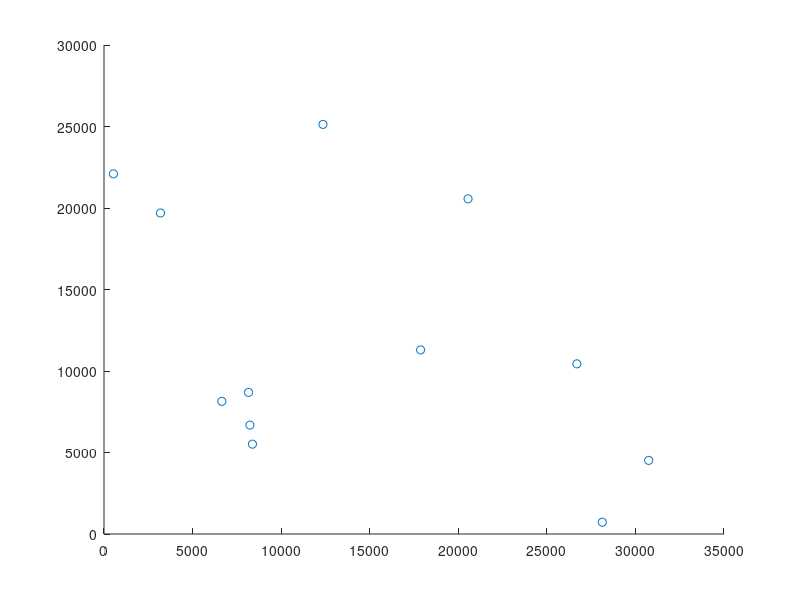

The MATLAB script that drew this image:
format long;
R =33000; %radius of outer circle, changeable 30:30:1500 meter
R0 = 0; %radius of inner circle
M = 12; %%%% number of malicious users
xCoordinates = [];
yCoordinates = [];
n = M;
while n > 0
x = unifrnd(0,R,1,1);
y = unifrnd(0,R,1,1);
norms = sqrt(((x).^2) + ((y).^2));
inBounds = find((R0 <= norms) & (norms <= R));
xCoordinates = [xCoordinates; x(inBounds)];
yCoordinates = [yCoordinates; y(inBounds)];
n = M - numel(xCoordinates);
end
a=size(n,2);
a=[xCoordinates yCoordinates];
scatter(a(:,1),a(:,2));

Spectrum_grid = zeros(330,330);
a_normalized = a./100;
a_norm_rounded = round(a_normalized);


for i=1:M
    Spectrum_grid(a_norm_rounded(i,1),a_norm_rounded(i,2))= Spectrum_grid(a_norm_rounded(i,1),a_norm_rounded(i,2))+1;
    a_norm_rounded(i,1)
    a_norm_rounded(i,2)
end
